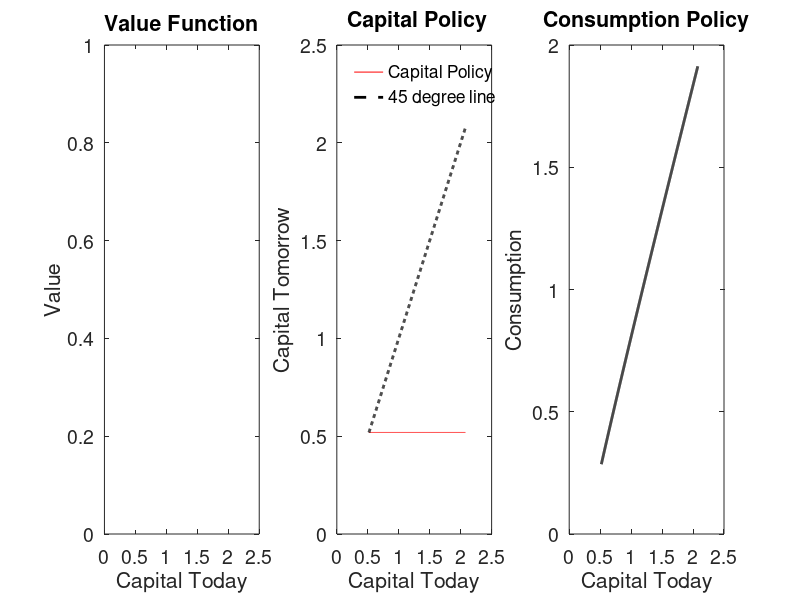
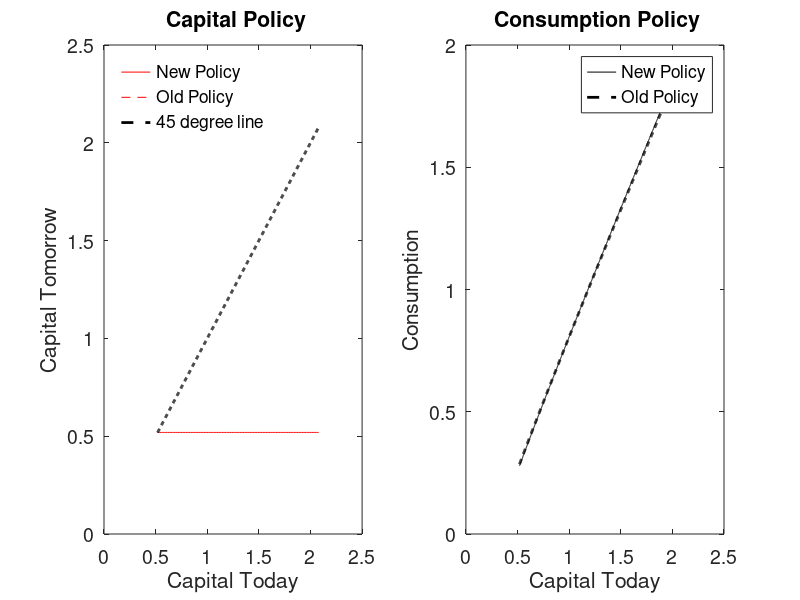
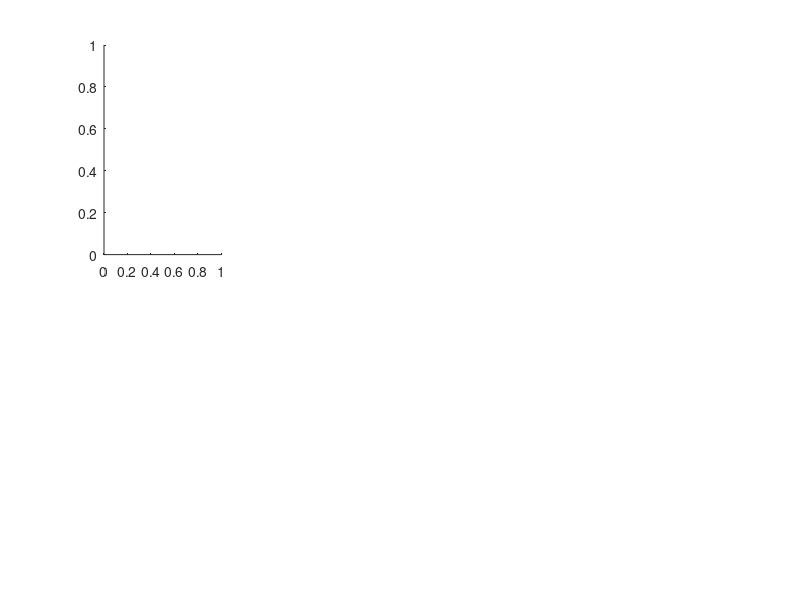

Write the MATLAB code that produced these figures, in order. (Note: this script raises an error after producing the figures.)
%%%%%%%%%%%%%%%%%%%%%%%%%%%%%%%%%%%%%%%%%
% Solves the Planner's problem using VFI %
% Matt Hong and Pascual Restrepo, EC 702 Fall 2020
% Edits Hannah Rhodenhiser Fall 2021
% Edits by Veronica Perez for PSet 5 EC 702 Pascual Restrepo
%%%%%%%%%%%%%%%%%%%%%%%%%%%%%%%%%%%%%%%%%%
close all; clear; clc;

%reference: Stokey_Lucas_1989 5.1
% model to be solved
% V(k) = max_{kp<=f(k)+(1-delta)k} [ u(c) + beta V(kprime) ]
% BC: c + kprime = f(k) + (1-delta)*k
% prod function: f(k)=k^alpha*ell^(1-alpha)
% utility function: u(c) = c^(1-gamma) / (1-gamma)

%start tracking timing
tic; 
disp('%%%%%%%%%%%%%%%%%%%')
disp('Solving the planners problem')
disp(' ')

%%%%%%%%%%%%%%%%%%%%%%%%%%%%%%%%%%%%%%%%%%%%%%%%%%%%%%%%%%%%%%%%%%%%%%%%%%
%%%%%%%%%%%%%%%%%%%%%%% THIS BLOCK SETS UP THE MODEL %%%%%%%%%%%%%%%%%%%%%%
%%%%%%%%%%%%%%%%%%%%%%%%%%%%%%%%%%%%%%%%%%%%%%%%%%%%%%%%%%%%%%%%%%%%%%%%%%%

vfmaxit = 1000; %max number of VF iterations
vftol = 1e-7;       %tolerance on Bellman equation, in percentages

T=100;                    %final period for transition
transitspan=0:T-1; %time span for transition


%model parameters (note, this is parametrized in a way such that one unit
%of time is a year)
gamma=1;  %this means that there is a low willingness to subs c over time
delta=0.06;
alpha=0.3;
beta=0.95;
ell=1;      %normalization

%exact SS quantities
Abar=(1/beta-1+delta)/alpha;
Abar;
A=Abar+0.01;

%exact SS quantities
%Hannahs for kss:
% kss=(A*alpha/(1/beta-1+delta))^(1/(1-alpha))*ell; % my equation is different:
kss=((1/beta-1+delta)/(alpha*A))^(1/(alpha-1))*ell;
Rss=A*alpha*(kss/ell)^(alpha-1);
Wss=A*(1-alpha)*(kss/ell)^(alpha);
rss=1/beta-1;
%investment in ss:
Iss=delta*kss;
%c in ss
Css=A*kss^(alpha)*(ell)^(1-alpha) - kss*delta;
%output
Yss=A*kss^(alpha)*(ell)^(1-alpha);

%define grid
kmin=kss*0.5;
kmax=kss*2;
knum=1000;
K0=linspace(kmin,kmax,knum);

%%%%%%%%%%%%%%%%%%%%%%%%%%%%%%%%%%%%%%%%%%%%%%%%%%%%%%%%%%%%%%%%%%%%%%%%%%%
%%%%%%%%%%%%% THIS BLOCK SETS UP AND SOLVES THE VALUE FUNCTION %%%%%%%%%%%%
%%%%%%%%%%%%%%%%%%%%%%%%%%%%%%%%%%%%%%%%%%%%%%%%%%%%%%%%%%%%%%%%%%%%%%%%%%%

%compute return function (utility function). We use meshgrid
[kp,k]=meshgrid(K0);
Glow=zeros(knum, knum);
Gmax=A*k.^alpha*ell^(1-alpha)+(1-delta)*k;
kp(kp>=Gmax | kp<Glow)=NaN; %restrict control variable to feasible set
utility=(A*k.^alpha*ell^(1-alpha)+(1-delta)*k-kp).^(1-gamma)/(1-gamma);
% In utility matrix, rows represent the state (capital
%today) columns are the control (capital tomorrow).

%initialize the policy and VF arrays
Vold = zeros(knum,1);   %this will store old VF
V = zeros(knum,1);      %this will store new VF
kprimeind=zeros(knum,1);

disp('%%%%')
disp('Starting VFI now')
disp(' ')

for vfit = 1:vfmaxit
    %form Bellman equation
    RHSMAT = utility + beta*repmat(Vold',knum,1);
   	[V,kprimeind] = max(RHSMAT,[],2); % a column vector containing max in each row
    absdiff=abs(V-Vold);
    vferr = max(absdiff); %maximum absolute error
    if (mod(vfit,50)==1)
        disp(['VF error = ' num2str(vferr) ' on VF iteration ' num2str(vfit) '.'])
    end
       %exit if converged
    if (vferr<vftol)
        disp(['VFI complete at iteration ' num2str(vfit) '.'])
        break; 
    end
    %if not converged, then Vold <- V, and redo
    Vold = V;
end
toc;
disp('%%%%')
disp(' ')

Kpol = K0(kprimeind); %capital policy function
Cpol = A*K0.^alpha*ell^(1-alpha) + (1-delta)*K0 - Kpol;

%%%%%%%%%%%%%%%%%%%%%%%%%%%%%%%%%%%%%%%%%%%%%%%%%%%%%%%%%%%
% PLOT POLICY FUNCTIONS AND VERIFY THEY MATCH THE SLIDES %%
%%%%%%%%%%%%%%%%%%%%%%%%%%%%%%%%%%%%%%%%%%%%%%%%%%%%%%%%%%%
lwidnum = 2;    %line width on graphs
fsizenum = 14;  %font size on graphs

policy=figure; 
subplot(1,3,1)
plot(K0,V,'b','LineWidth',lwidnum)
xlabel('Capital Today')
ylabel('Value');
title('Value Function')
set(gca,'FontSize',fsizenum)

subplot(1,3,2)
plot(K0,Kpol,'r',K0,K0,'k--', 'LineWidth',lwidnum)
xlabel('Capital Today')
ylabel('Capital Tomorrow')
title(' Capital Policy')
legend('Capital Policy','45 degree line','Location','NorthWest');
legend boxoff;
set(gca,'FontSize',fsizenum)

subplot(1,3,3)
plot(K0,Cpol,'k','LineWidth',lwidnum)
xlabel('Capital Today')
ylabel('Consumption');
title('Consumption Policy')
set(gca,'FontSize',fsizenum)

%%%%%%%%%%%%%%%%%%%%%%%%%%%%%%%%%%%%%%%%%%%%%%%%%%%%%%%%%%%%%%%%%%%%%%%%%%%
% THIS BLOCK COMPUTES THE TRANSITION FROM AN ARBITRARY INITIAL CONDITION %%
%%%%%%%%%%%%%%%%%%%%%%%%%%%%%%%%%%%%%%%%%%%%%%%%%%%%%%%%%%%%%%%%%%%%%%%%%%%

kstart=0.5*kss;                 %initial condition---half of steady state
[~,kindex]=min(abs(K0-kstart)); %grid point closer to initial condition
kinit=K0(kindex);               %point in grid closer to kstart as initial condition

ktransit=zeros(T,1); %preallocate the capital transition vector
ktransit(1)=kinit;   %first entry of capital transition is initial condition
for it=2:T
    ktransit(it)=Kpol(K0==kinit); %get from the grid the initial value and apply the PF
    kinit=ktransit(it);           %update initial capital value
end

%transition for other interesting equilibrium objects
Wtransit=A*(1-alpha)*(ktransit/ell).^(alpha); %transition for wages
Rtransit=A*alpha*(ktransit/ell).^(alpha-1);   %transition for Rental rate
rtransit=Rtransit-delta;                    %transition for Rental rate
%transit values
Itransit=delta*ktransit;
Ctransit=A*ktransit.^(alpha)*(ell)^(1-alpha) - ktransit*delta;
Ytransit=A*ktransit.^(alpha)*(ell)^(1-alpha);

% transition=figure;
% subplot(2,4,1)
% plot(transitspan,ktransit,'b--','LineWidth',lwidnum)
% line([transitspan(1) transitspan(end)],[kss,kss],'Color',[1 0 0],'LineStyle','--')
% xlabel('Time')
% ylabel('Capital');
% title('Transition for Capital')
% legend('Capital','KSS','Location','SouthEast');
% legend boxoff;
% set(gca,'FontSize',fsizenum)
% 
% subplot(2,4,2)
% plot(transitspan,Rtransit,'b--','LineWidth',lwidnum)
% line([transitspan(1) transitspan(end)],[Rss,Rss],'Color',[1 0 0],'LineStyle','--')
% xlabel('Time')
% ylabel('Rental Rate');
% title('Transition for Rental Rate')
% legend('Rental Rate','RSS','Location','NorthEast');
% legend boxoff;
% set(gca,'FontSize',fsizenum)
% 
% subplot(2,4,3)
% plot(transitspan,rtransit,'b--','LineWidth',lwidnum)
% line([transitspan(1) transitspan(end)],[rss,rss],'Color',[1 0 0],'LineStyle','--')
% xlabel('Time')
% ylabel('Interest Rate');
% title('Transition for Interest Rate')
% legend('Interest Rate','rSS','Location','NorthEast');
% legend boxoff;
% set(gca,'FontSize',fsizenum)
% 
% subplot(2,4,4)
% plot(transitspan,Wtransit,'b--','LineWidth',lwidnum)
% line([transitspan(1) transitspan(end)],[Wss,Wss],'Color',[1 0 0],'LineStyle','--')
% xlabel('Time')
% ylabel('Real Wage');
% title('Transition for Real Wage')
% legend('Real Wage','Wss','Location','SouthEast');
% legend boxoff;
% set(gca,'FontSize',fsizenum)
% 
% % investment Itransit Iss
% subplot(2,4,5)
% plot(transitspan,Itransit,'b--','LineWidth',lwidnum)
% line([transitspan(1) transitspan(end)],[Iss,Iss],'Color',[1 0 0],'LineStyle','--')
% xlabel('Time')
% ylabel('Investment');
% title('Transition for Investment')
% legend('Investment','Iss','Location','SouthEast');
% legend boxoff;
% set(gca,'FontSize',fsizenum)
% 
% 
% % consumption Ctransit Css
% subplot(2,4,6)
% plot(transitspan,Ctransit,'b--','LineWidth',lwidnum)
% line([transitspan(1) transitspan(end)],[Css,Css],'Color',[1 0 0],'LineStyle','--')
% xlabel('Time')
% ylabel('Consumption');
% title('Transition for Consumption')
% legend('Consumption','Css','Location','SouthEast');
% legend boxoff;
% set(gca,'FontSize',fsizenum)
% 
% % Output Ytransit Yss
% subplot(2,4,7)
% plot(transitspan,Ytransit,'b--','LineWidth',lwidnum)
% line([transitspan(1) transitspan(end)],[Yss,Yss],'Color',[1 0 0],'LineStyle','--')
% xlabel('Time')
% ylabel('Output');
% title('Transition for Output')
% legend('Output','Yss','Location','SouthEast');
% legend boxoff;
% set(gca,'FontSize',fsizenum)



%%%%%%%%%%%%%%%%%%%%%%%%%%%%%%%%%%%%%%%%%%%%%%%%%%%%%%%%%%%%%%%%%%%%%%%%%
%%%%%%%%%%%%%%%%%%%%%%% TRANSITIONAL DYNAMICS FOLLOWING A SHOCK %%%%%%%%%%
%%%%%%%%%%%%%%%%%%%%%%% THIS IS NEW MATERIAL                    %%%%%%%%%%
%%%%%%%%%%%%%%%%%%%%%%%%%%%%%%%%%%%%%%%%%%%%%%%%%%%%%%%%%%%%%%%%%%%%%%%%%%

%Note:  in this example, we consider an increase in alpha by 10%
%new model parameters (this is the place to include your shocks)    %
%note also that after shocks, VF changes, so we need to recompute it%
alpha=alpha*1.1;

%new exact SS quantities
%hannas eq, mine is different
% kss_new=(A*alpha/(1/beta-1+delta))^(1/(1-alpha))*ell; 
% my equation is different:
kss_new=((1/beta-1+delta)/(A*alpha))^(1/(alpha-1))*ell;
Rss_new=A*alpha*(kss_new/ell)^(alpha-1);
Wss_new=A*(1-alpha)*(kss_new/ell)^(alpha);
rss_new=1/beta-1;
%investment in ss:
Iss_new=delta*kss_new;
%c in ss
Css_new=A*kss_new^(alpha)*(ell)^(1-alpha) - kss_new*delta;
%output
Yss_new=A*kss_new^(alpha)*(ell)^(1-alpha);



%%%%%%%%%%%%%%%%%%%%%%%%%%%%%%%%%%%%%%%%%%%%%%%%%%%%%%%%%%%%%%%%%%%%%%%%%%%%%%%
%%%%%%%%%%%%% THIS BLOCK SETS UP AND SOLVES THE NEW VALUE FUNCTION %%%%%%%%%%%%
%%%%%%%%%%%%%%%%%%%%%%%%%%%%%%%%%%%%%%%%%%%%%%%%%%%%%%%%%%%%%%%%%%%%%%%%%%%%%%%

%compute return function (utility function). We use meshgrid
[kp,k]=meshgrid(K0);
Glow=zeros(knum, knum);
Gmax=A*k.^alpha*ell^(1-alpha)+(1-delta)*k;
kp(kp>=Gmax | kp<Glow)=NaN; %restrict control variable to feasible set
utility=(A*k.^alpha*ell^(1-alpha)+(1-delta)*k-kp).^(1-gamma)/(1-gamma);

%initialize the policy and VF arrays (note: we can initialize at V---the
%current value function before the shock)
Vold = V; %this will store real value of old VF
kprimeind=zeros(knum,1);

disp('%%%%')
disp('Second VFI')
disp(' ')

for vfit = 1:vfmaxit
    %form Bellman equation
    RHSMAT = utility + beta*repmat(Vold',knum,1);
   	[V,kprimeind] = max(RHSMAT,[],2);
    absdiff=abs(V-Vold);
    vferr = max(absdiff); %maximum absolute error
    if (mod(vfit,50)==1)
        disp(['VF error = ' num2str(vferr) ' on VF iteration ' num2str(vfit) '.'])
    end
       %exit if converged
    if (vferr<vftol)
        disp(['VFI complete at iteration ' num2str(vfit) '.'])
        break; 
    end
    %if not converged, then Vold <- V, and redo
    Vold = V;
end

toc;
disp('%%%%')
disp(' ')

% obtain the new policy functions %
Kpol_new = K0(kprimeind); %real values of capital policy function
Cpol_new = A*K0.^alpha*ell^(1-alpha) + (1-delta)*K0 - Kpol_new;

%%%%%%%%%%%%%%%%%%%%%%%%%%%%%%%%%%%%%%%%%%%%%%%%
% COMPARISSON OF NEW AND OLD POLICY FUNCTIONS %%
%%%%%%%%%%%%%%%%%%%%%%%%%%%%%%%%%%%%%%%%%%%%%%%%

policy_comparisson=figure; 
subplot(1,2,1)
plot(K0,Kpol_new,'r', K0,Kpol,'--r', K0,K0,'k--', 'LineWidth',lwidnum)
xlabel('Capital Today')
ylabel('Capital Tomorrow')
title(' Capital Policy')
legend('New Policy', 'Old Policy', '45 degree line','Location','NorthWest');
legend boxoff;
set(gca,'FontSize',fsizenum)

subplot(1,2,2)
plot(K0,Cpol_new,'k',K0,Cpol,'--k','LineWidth',lwidnum)
xlabel('Capital Today')
ylabel('Consumption');
legend('New Policy', 'Old Policy');
title(' Consumption Policy')
set(gca,'FontSize',fsizenum)

%%%%%%%%%%%%%%%%%%%%%%%%%%%%%%%%%%%%%%%%%%%%%%%%%%%%%%%%%%%%%%%%%%%%%%%%%%%%%%
% THIS BLOCK COMPUTES THE TRANSITION FROM THE STEADY STATE BEFORE THE SHOCK %%
%%%%%%%%%%%%%%%%%%%%%%%%%%%%%%%%%%%%%%%%%%%%%%%%%%%%%%%%%%%%%%%%%%%%%%%%%%%%%%

kstart=kss;                     %initial condition---past steady state
[~,kindex]=min(abs(K0-kstart)); %grid point closer to initial condition
kinit=K0(kindex);               %point in grid closer to kstart as initial condition

ktransit=zeros(T,1);    %preallocate the capital transition vector
ktransit(1)=kinit;      %first entry of capital transition is initial condition
for it=2:T
    ktransit(it)=Kpol_new(K0==kinit); %get from the grid the initial value and apply the PF
    kinit=ktransit(it); %update initial capital value
end

%transition for other interesting equilibrium objects
Wtransit=A*(1-alpha)*(ktransit/ell).^(alpha); %transition for wages
Rtransit=A*alpha*(ktransit/ell).^(alpha-1); %transition for Rental rate
rtransit=Rtransit-delta; %transition for Rental rate
%transit values
Itransit=delta*ktransit;
Ctransit=A*ktransit.^(alpha)*(ell)^(1-alpha) - ktransit*delta;
Ytransit=A*ktransit.^(alpha)*(ell)^(1-alpha);

%includes some points before the shock to capture the pre-shock st st %
transitspan=[-10 0 transitspan];
ktransit=[kss kss ktransit'];
Wtransit=[Wss Wss Wtransit'];
Rtransit=[Rss Rss Rtransit'];
rtransit=[rss rss rtransit'];
Itransit=[Iss Iss Itransit'];
Ctransit=[Css Css Ctransit'];
Ytransit=[Yss Yss Ytransit'];

transition_new=figure('Position', get(0, 'Screensize'));
set(transition_new, 'Color', 'white');  % Set the figure background color to white
subplot(2,4,1)
sgtitle('Alpha Shock; A = Abar+0.01 = 0.3854; gamma=1');
plot(transitspan,ktransit,'b--','LineWidth',lwidnum)
line([transitspan(1) transitspan(end)],[kss_new,kss_new],'Color',[1 0 0],'LineStyle','--')
xlabel('Time')
ylabel('Capital');
title('Transition for Capital')
legend('Capital','New st st','Location','SouthEast');
legend boxoff;
set(gca,'FontSize',fsizenum)

subplot(2,4,2)
plot(transitspan,Rtransit,'b--','LineWidth',lwidnum)
line([transitspan(1) transitspan(end)],[Rss_new,Rss_new],'Color',[1 0 0],'LineStyle','--')
xlabel('Time')
ylabel('Rental Rate');
title('Transition for Rental Rate')
legend('Rental Rate','New st st','Location','NorthEast');
legend boxoff;
set(gca,'FontSize',fsizenum)

subplot(2,4,3)
plot(transitspan,rtransit,'b--','LineWidth',lwidnum)
line([transitspan(1) transitspan(end)],[rss_new,rss_new],'Color',[1 0 0],'LineStyle','--')
xlabel('Time')
ylabel('Interest Rate');
title('Transition for Interest Rate')
legend('Interest Rate','New st st','Location','NorthEast');
legend boxoff;
set(gca,'FontSize',fsizenum)

subplot(2,4,4)
plot(transitspan,Wtransit,'b--','LineWidth',lwidnum)
line([transitspan(1) transitspan(end)],[Wss_new,Wss_new],'Color',[1 0 0],'LineStyle','--')
xlabel('Time')
ylabel('Real Wage');
title('Transition for Real Wage')
legend('Real Wage','New st st','Location','SouthEast');
legend boxoff;
set(gca,'FontSize',fsizenum)


% investment Itransit Iss
subplot(2,4,5)
plot(transitspan,Itransit,'b--','LineWidth',lwidnum)
line([transitspan(1) transitspan(end)],[Iss_new,Iss_new],'Color',[1 0 0],'LineStyle','--')
xlabel('Time')
ylabel('Investment');
title('Transition for Investment')
legend('Investment','New st st','Location','SouthEast');
legend boxoff;
set(gca,'FontSize',fsizenum)


% consumption Ctransit Css
subplot(2,4,6)
plot(transitspan,Ctransit,'b--','LineWidth',lwidnum)
line([transitspan(1) transitspan(end)],[Css_new,Css_new],'Color',[1 0 0],'LineStyle','--')
xlabel('Time')
ylabel('Consumption');
title('Transition for Consumption')
legend('Consumption','New st st','Location','SouthEast');
legend boxoff;
set(gca,'FontSize',fsizenum)

% Output Ytransit Yss
subplot(2,4,7)
plot(transitspan,Ytransit,'b--','LineWidth',lwidnum)
line([transitspan(1) transitspan(end)],[Yss_new,Yss_new],'Color',[1 0 0],'LineStyle','--')
xlabel('Time')
ylabel('Output');
title('Transition for Output')
legend('Output','New st st','Location','SouthEast');
legend boxoff;
set(gca,'FontSize',fsizenum)

saveas(transition_new,"q_2_5_3.png")
saveas(transition_new,"/Users/veronica/Dropbox/Apps/Overleaf/Macro_EC_702_PS_cd0814_jayinliu_vcperez/figures/PS_5_q_2_5_3.png")